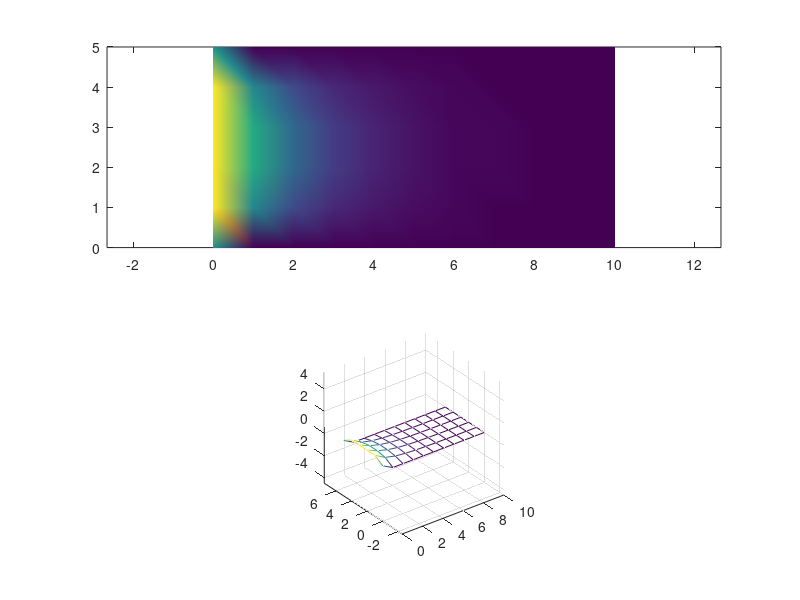

Reproduce this figure in MATLAB.
clear all, close all, clc
%% FDM Solution of Laplace Euqation

V0 = 1;
aa = 10;
bb = 5;
dx = 1;
 
Ngx = round(aa/dx)-1;
Ngy = round(bb/dx)-1;
%%
msize = Ngx*Ngy;

%% A matrix
A = zeros(msize, msize);

for ii=1:msize
    A(ii,ii) = 4;
    
    column = fix((ii-1)/9);
    row = rem(ii,9);
    if (column==1 || column==2) && (2<=row && row<=8)
        A(ii,[ii-9 ii-1 ii+1 ii+9]) = -1;
    end
    
    if 2<=row && row<=8
        % V1 ~ V8
        if column==0
            A(ii, [ii-1 ii+1 ii+9]) = -1;
        end
        % V29 ~ V35
        if column==3
            A(ii, [ii-1 ii+1 ii-9]) = -1;
        end
    end
    
    if 1<=column && column<=2
        % V10 V19
        if row==1
            A(ii, [ii-9 ii+1 ii+9]) = -1;
        end
        % V18 V 27
        if row==0
            A(ii, [ii-9 ii-1 ii+9]) = -1;
        end
    end
end

A(1, [2 10]) = -1;
A(9, [8, 18]) = -1;
A(28, [19, 29]) = -1;
A(36, [27, 35]) = -1;
%% B matrix

b = zeros(msize,1);
b([1 10 19 28]) = V0;

Vxy = inv(A)*b;

VVxy = (reshape(Vxy, 9, 4)).';

VVVxy = zeros(6,11);
VVVxy(:,1) = V0;
VVVxy(1,1) = V0/2;
VVVxy(6,1) = V0/2;
VVVxy(2:5, 2:10) = VVxy;

x1 = 0:dx:aa;
y1 = 0:dx:bb;
[x, y] = meshgrid(x1,y1);

subplot(2,1,1), pcolor(x,y,VVVxy), axis equal
shading interp

subplot(2,1,2), mesh(x,y,VVVxy), axis equal
shading interp
